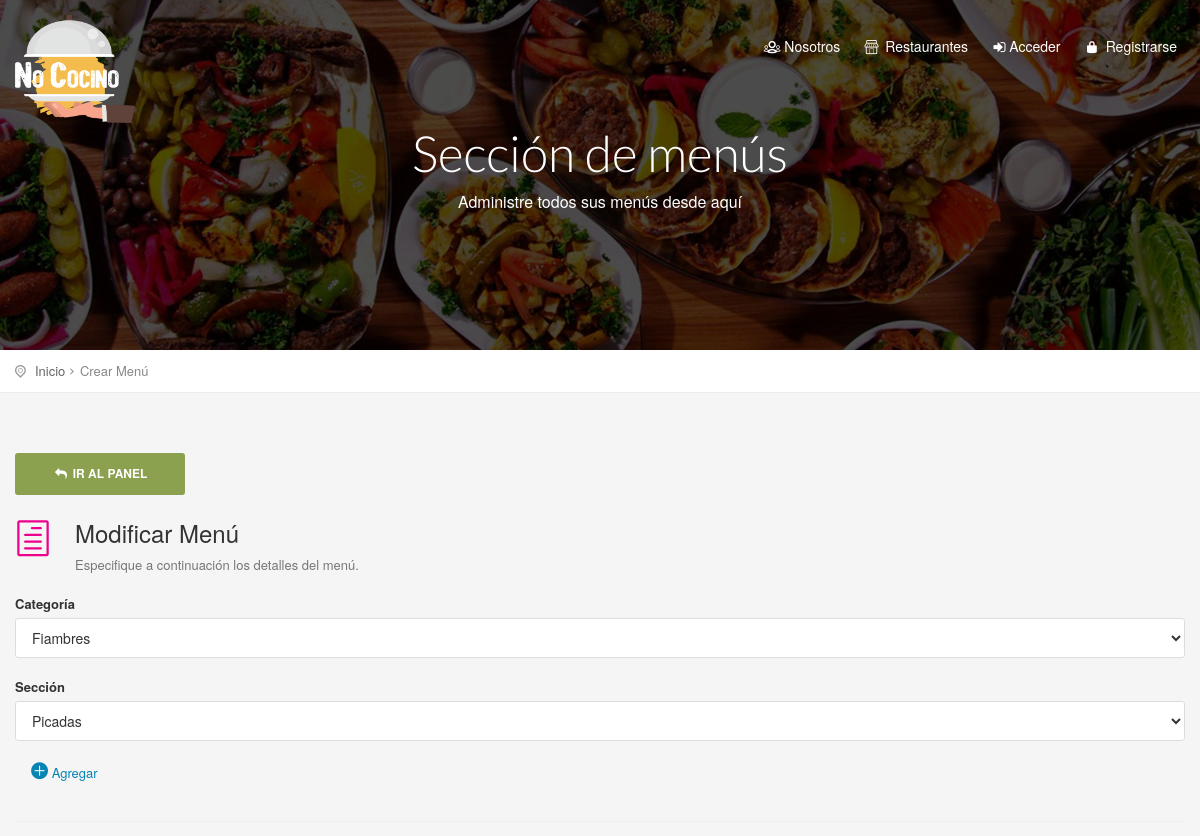
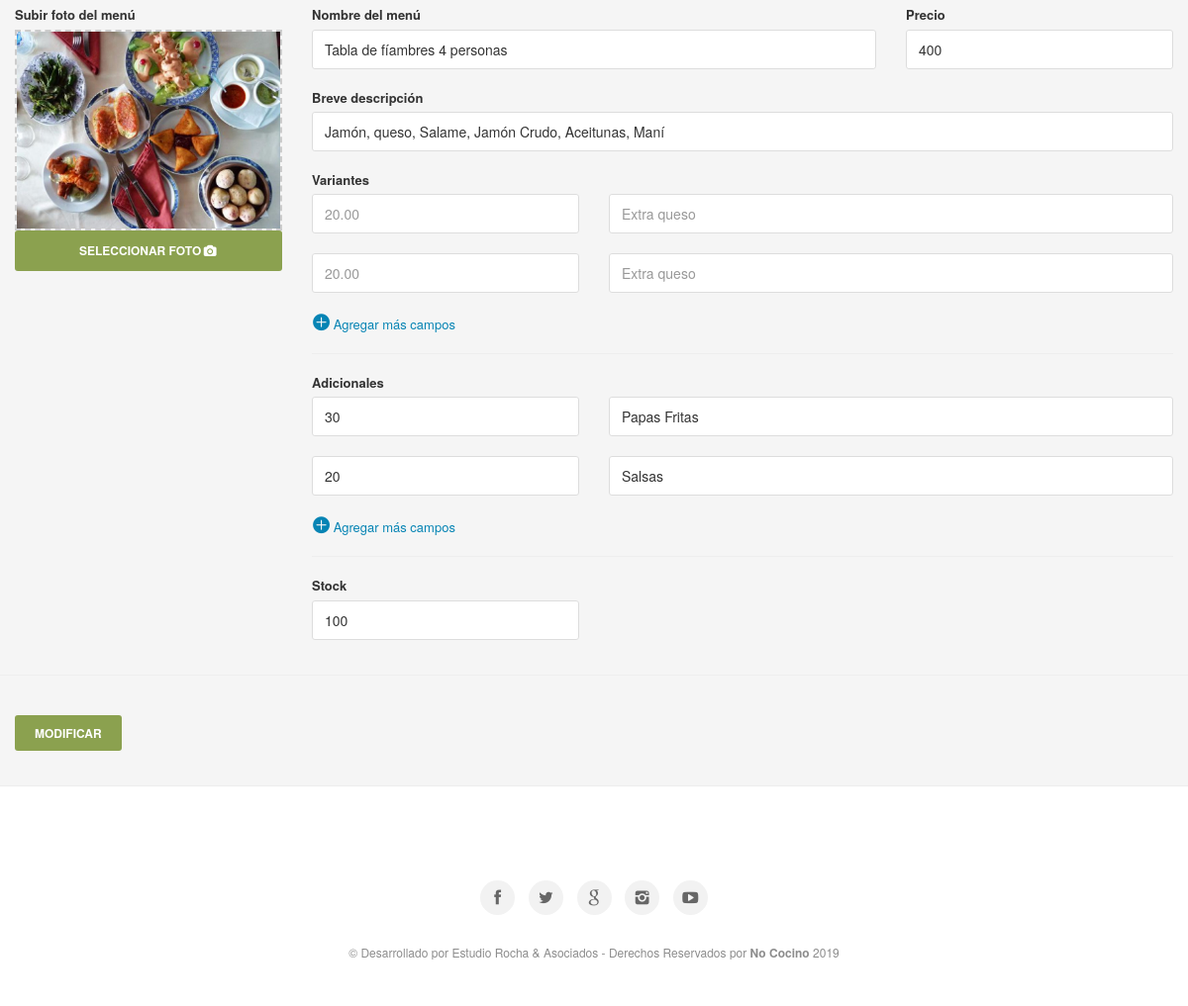
Page /modificar_menu.php?id=c3cf723418 on the committed database (2 pictures, top to bottom).
### tables this page shows
CREATE TABLE `imagenes` (
  `id` int(11) NOT NULL,
  `ruta` varchar(255) NOT NULL,
  `cod` varchar(255) NOT NULL
);

CREATE TABLE `productos` (
  `id` int(11) NOT NULL,
  `cod` varchar(255) DEFAULT NULL,
  `cod_empresa` text,
  `titulo` text,
  `precio` float DEFAULT NULL,
  `precioDescuento` float NOT NULL,
  `stock` int(11) DEFAULT '0',
  `desarrollo` text,
  `variantes` text,
  `adicionales` text,
  `categoria` text,
  `subcategoria` text,
  `seccion` text,
  `keywords` text,
  `description` text,
  `fecha` date DEFAULT NULL,
  `meli` varchar(255) DEFAULT NULL,
  `url` text,
  `cod_producto` varchar(255) DEFAULT NULL
);

### Config/Autoload.php (called while the page is built, shortened)
<?php
class autoload
{
    public static function runSitio()
    {
        spl_autoload_register(
            function($clase)
            {
                $ruta = str_replace("\\", "/", $clase) . ".php";
            }
        );
    }
}

### Clases/Conexion.php (called while the page is built, shortened)
<?php namespace Clases;
class Conexion
{
    private $datos = array("host"=> "localhost","user"=> "root","pass"=> "","db"  => "nococino");
    private $con;
    public function __construct()
    {
        $this->con = mysqli_connect($this->datos["host"], $this->datos["user"], $this->datos["pass"], $this->datos["db"]);
        mysqli_set_charset($this->con,'utf8');
    }
    public function sqlReturn($query)
    {
        $dato = $this->con->query($query);
        return $dato;
    }
}

### Clases/Categorias.php (called while the page is built, shortened)
<?php
class Categorias
{
    private $con;
    public function __construct()
    {
        $this->con = new Conexion();
    }
    function list($filter,$order,$limit) {
        $array = array();
        if (is_array($filter)) {
            $filterSql = "WHERE ";
            $filterSql .= implode(" AND ", $filter);
        } else {
            $filterSql = '';
        }
        if ($order != '') {
            $orderSql = $order;
        } else {
            $orderSql = "id DESC";
        }
        if ($limit != '') {
            $limitSql = "LIMIT " . $limit;
        } else {
            $limitSql = '';
        }
        $sql = "SELECT * FROM `categorias` $filterSql  ORDER BY $orderSql $limitSql";
        $notas = $this->con->sqlReturn($sql);
        if ($notas) {
            while ($row = mysqli_fetch_assoc($notas)) {
                $array[] = $row;
            }
            return $array ;
        }
    }
}

### Clases/Productos.php (called while the page is built, shortened)
<?php
class Productos
{
    public $id;
    public $cod;
    public $cod_empresa;
    private $con;
    public function __construct()
    {
        $this->con = new Conexion();
    }
    public function view()
    {
        $sql   = "SELECT * FROM `productos` WHERE id = '{$this->id}' ||  cod = '{$this->cod}' ||  cod_empresa = '{$this->cod_empresa}' ORDER BY id DESC";
        $notas = $this->con->sqlReturn($sql);
        $row   = mysqli_fetch_assoc($notas);
        return $row;
    }
}

### Clases/Secciones.php (called while the page is built, shortened)
<?php
class Secciones
{
    public $cod;
    private $con;
    public function __construct()
    {
        $this->con = new Conexion();
    }
    public function view()
    {
        $sql   = "SELECT * FROM `secciones` WHERE cod = '{$this->cod}' ORDER BY id DESC";
        $notas = $this->con->sqlReturn($sql);
        $row   = mysqli_fetch_assoc($notas);
        return $row;
    }
    function list($filter,$order,$limit) {
        $array = array();
        if (is_array($filter)) {
            $filterSql = "WHERE ";
            $filterSql .= implode(" AND ", $filter);
        } else {
            $filterSql = '';
        }
        if ($order != '') {
            $orderSql = $order;
        } else {
            $orderSql = "id DESC";
        }
        if ($limit != '') {
            $limitSql = "LIMIT " . $limit;
        } else {
            $limitSql = '';
        }
        $sql = "SELECT * FROM `secciones` $filterSql  ORDER BY $orderSql $limitSql";
        $notas = $this->con->sqlReturn($sql);
        if ($notas) {
            while ($row = mysqli_fetch_assoc($notas)) {
                $array[] = $row;
            }
            return $array ;
        }
    }
}

### Clases/Imagenes.php (called while the page is built, shortened)
<?php
class Imagenes
{
    public $cod;
    private $con;
    public function __construct()
    {
        $this->con = new Conexion();
    }
    public function view()
    {
        $sql      = "SELECT * FROM `imagenes` WHERE cod = '{$this->cod}' ORDER BY id ASC";
        $imagenes = $this->con->sqlReturn($sql);
        $row      = mysqli_fetch_assoc($imagenes);
        if ($row===NULL) {
            $row['ruta']      =  "assets/archivos/sin_imagen.jpg";
            return $row;
        }else {
            return $row;
        }
    }
}

### modificar_menu.php (the view, shortened to what this page needs)
<?php
require_once "Config/Autoload.php";
$menu = new Clases\Productos();
$imagenes = new Clases\Imagenes();
$categorias = new Clases\Categorias();
$seccion = new Clases\Secciones();
$filterCategoria = array("area = 'productos'");
$order = "titulo ASC";
$categoriasArray = $categorias->list($filterCategoria, $order, "");
$cod = isset($_GET["id"]) ? $_GET["id"] : '';
$menu->set("cod", $cod);
$menuData = $menu->view();
$filterSeccion = array("cod_empresa = '$menuData[cod_empresa]'");
$seccionesArray = $seccion->list($filterSeccion, $order, "");
$seccion->set("cod", $menuData['seccion']);
$seccionData = $seccion->view();
$imagenes->set("cod", $menuData['cod']);
$imagenData = $imagenes->view();
if (!empty($menuData['variantes'])) {
    $variantesMostrar = unserialize($menuData['variantes']);
} else {
    $variantesMostrar = array(",", ",");
}
if (!empty($menuData['adicionales'])) {
    $adicionalesMostrar = unserialize($menuData['adicionales']);
} else {
    $adicionalesMostrar = array(",", ",");
}
?>
<section class="parallax-window" id="short" data-parallax="scroll" data-image-src="<?= URL ?>/assets/img/bkg.jpg" data-natural-width="1400">
    <div id="subheader">
        <div id="sub_content">
            <h1>Sección de menús</h1>
            <p>Administre todos sus menús desde aquí</p>
        </div>
    </div>
</section>
<div id="position">
    <div class="container">
        <ul>
            <li><a href="#0">Inicio</a></li>
            <li>Crear Menú</li>
        </ul>
    </div>
</div>
<div class="container margin_60_35">
    <div class="row">
        <div class="col-md-2">
            <a href="<?= URL ?>/panel#seccion-2" class="btn_full"><i class="icon-reply"></i> Ir al panel</a>
        </div>
    </div>
    <div class="row">
        <div class="col-md-12">
            <section id="section-2">
                <div class="indent_title_in">
                    <i class="icon_document_alt"></i>
                    <h3>Modificar Menú</h3>
                    <p>Especifique a continuación los detalles del menú.</p>
                </div>
                <form method="post" enctype="multipart/form-data">
                    <div class="form-group">
                        <label>Categoría</label>
                        <select class="form-control" name="categoriaMenu" id="categoriaMenu">
                            <?php foreach ($categoriasArray as $key => $value):
                                if ($menuData['categoria'] == $value['cod']): ?>
                                    <option value="<?= $value['cod'] ?>" selected><?= $value['titulo'] ?></option>
                                <?php else: ?>
                                    <option value="<?= $value['cod'] ?>"><?= $value['titulo'] ?></option>
                                <?php endif;
                            endforeach; ?>
                        </select>
                    </div>
                    <div class="form-group">
                        <label>Sección</label>
                        <select class="form-control" name="seccionMenu" id="seccionMenu">
                            <?php foreach ($seccionesArray as $key => $value):
                                if ($menuData['seccion'] == $value['cod']): ?>
                                    <option value="<?= $value['cod'] ?>" selected><?= $value['titulo'] ?></option>
                                <?php else: ?>
                                    <option value="<?= $value['cod'] ?>"><?= $value['titulo'] ?></option>
                                <?php endif;
                            endforeach; ?>
                        </select>
                    </div>
                    <a class="MasCampos col-md-12" href="#position" id="btnSecciones"><i
                                class="icon_plus_alt"></i> Agregar</a>
                    <div class="row">
                        <div class="col-md-3">
                        </div>
                    </div>
                    <br/>
                    <hr/>
                    <div class="strip_menu_items">
                        <div class="row">
                            <div class="col-sm-3">
                                <label>Subir foto del menú</label><br/>
                                <div id="dropContainer" class="drop_file">
                                    <img id="imgSalida" src="<?= URL; ?>/<?= $imagenData['ruta'] ?>" width="100%"
                                         src=""/>
                                </div>
                                <label class="btn_full btn btn-primary">
                                    Seleccionar foto<i class="icon-camera"></i>
                                </label>
                            </div>
                            <div class="col-sm-9">
                                <div class="row">
                                    <div class="col-md-8">
                                        <div class="form-group">
                                            <label>Nombre del menú</label>
                                            <input type="text" value="<?= $menuData['titulo'] ?>" name="tituloMenu"
                                                   class="form-control"
                                                   placeholder="Ej. Pizza Napolitana">
                                        </div>
                                    </div>
                                    <div class="col-md-4">
                                        <div class="form-group">
                                            <label>Precio</label>
                                            <input type="text" value="<?= $menuData['precio'] ?>" name="precioMenu"
                                                   class="form-control"
                                                   placeholder="Ej. 180">
                                        </div>
                                    </div>
                                </div>
                                <div class="form-group">
                                    <label>Breve descripción</label>
                                    <input type="text" value="<?= $menuData['desarrollo'] ?>" name="desarrolloMenu"
                                           class="form-control"
                                           placeholder="Ej. Pizza cocinada a la piedra de masa casera">
                                </div>
                                <div class="row">
                                    <label class="col-md-12">Variantes</label>
                                    <?php foreach ($variantesMostrar as $key => $value):
                                        $valor = explode(",", $value); ?>
                                        <div class="col-md-4">
                                            <div class="form-group">
                                                <input type="text" value="<?= $valor[0]; ?>"
                                                       name="variante1[]" class="form-control"
                                                       placeholder="20.00">
                                            </div>
                                        </div>
                                        <div class="col-md-8">
                                            <div class="form-group">
                                                <input type="text" value="<?= $valor[1]; ?>"
                                                       name="variante2[]" class="form-control"
                                                       placeholder="Extra queso">
                                            </div>
                                        </div>
                                    <?php endforeach; ?>
                                    <a class="MasCampos col-md-12" href="#" id="mascamposVariante"><i
                                                class="icon_plus_alt"></i> Agregar más campos</a>
                                </div>
                                <hr/>
                                <div class="row">
                                    <label class="col-md-12">Adicionales</label>
                                    <?php foreach ($adicionalesMostrar as $key => $value):
                                        $valor = explode(",", $value); ?>
                                        <div class="col-md-4">
                                            <div class="form-group">
                                                <input type="text" value="<?= $valor[0]; ?>"
                                                       name="adicional1[]" class="form-control"
                                                       placeholder="40.00">
                                            </div>
                                        </div>
                                        <div class="col-md-8">
                                            <div class="form-group">
                                                <input type="text" value="<?= $valor[1]; ?>"
                                                       name="adicional2[]" class="form-control"
                                                       placeholder="x1 Coca-cola 500cc">
                                            </div>
                                        </div>
                                    <?php endforeach; ?>
                                    <a class="MasCampos col-md-12" href="#" id="mascamposAdicional"><i
                                                class="icon_plus_alt"></i> Agregar más campos</a>
                                </div>
                                <hr/>
                                <div class="row">
                                    <div class="col-md-4 form-group">
                                        <label>Stock</label>
                                        <input type="text" value="<?= $menuData['stock'] ?>" name="stockMenu"
                                               class="form-control" placeholder="Ej. 24">
                                    </div>
                                </div>
                            </div>
                        </div>
                    </div>
        </div>
        <hr class="styled_2">
        <div class="col-md-2">
            <button type="submit" name="modificar_menu" class="btn_1">Modificar</button>
        </div>
    </div>
</div>

### rows in the picture
imagenes: ruta (picture)
productos: tituloMenu "Tabla de fíambres 4 personas", precioMenu "400", desarrolloMenu "Jamón, queso, Salame, Jamón Crudo, Aceitunas, Maní", adicionales "30", adicionales "Papas Fritas", adicionales "20", adicionales "Salsas", stockMenu "100"

### other values in the picture
TITULO "No Cocino"
form field categoriaMenu "Fiambres"
form field seccionMenu "Picadas"
